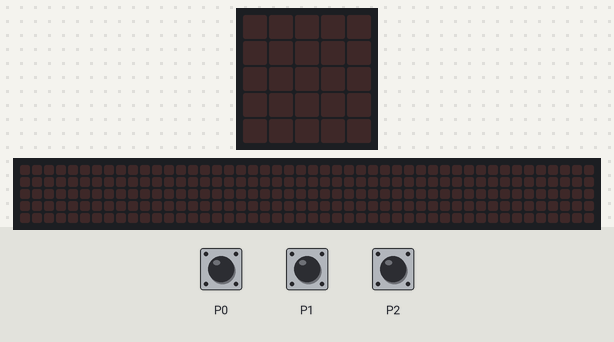
A program run on a simulated BBC micro:bit (MakeCode). Parts: the board's 5×5 LED display, a strip that is not on the board, showing the scrolling text unrolled. Inputs (shaded band) come from the test bench. Random numbers come from a fixed seed; the 48×5 strip is a reading aid, not a part: it shows the text the display is scrolling, unrolled, one strip-width of it at a time.

Above: at 1.2 s.
1.3 s: touch pin P0 pressed for 0.15 s
At 2.0 s:
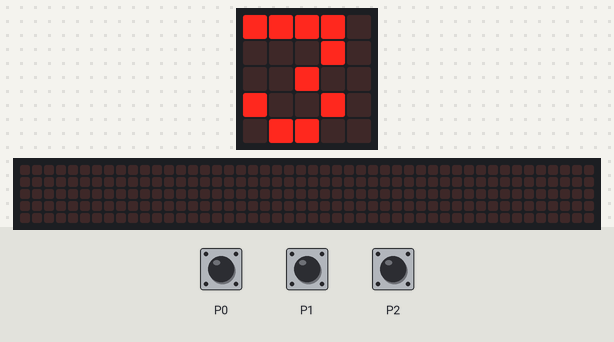
At 9.2 s:
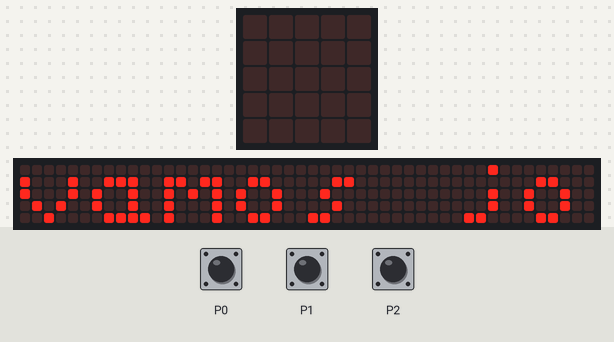

The program:

main.ts
```typescript
input.onPinPressed(TouchPin.P0, function () {
    basic.showNumber(3)
    basic.showNumber(2)
    basic.showNumber(1)
    basic.showString("vamos jogar, pussi")
    basic.clearScreen()
    basic.pause(randint(1000, 10000))
    basic.showIcon(IconNames.Yes)
    basic.pause(500)
    basic.clearScreen()
})
input.onPinPressed(TouchPin.P2, function () {
    basic.showLeds(`
        . . # # #
        . . # # #
        . . # # #
        . . . # #
        . . . # #
        `)
})
input.onPinPressed(TouchPin.P1, function () {
    basic.showLeds(`
        # # # . .
        # # # . .
        # # # . .
        # # . . .
        # # . . .
        `)
})
basic.forever(function () {

})
```

test.ts
```typescript
// testes vão aqui; isto não será compilado quando este pacote for usado como uma extensão.
```

Measured:
- after the input at 1.3 s, the display: changes after 0.15 s (image 1)
- what the display in image 1 shows lasts 0.7 s, from 1.5 s to 2.2 s
